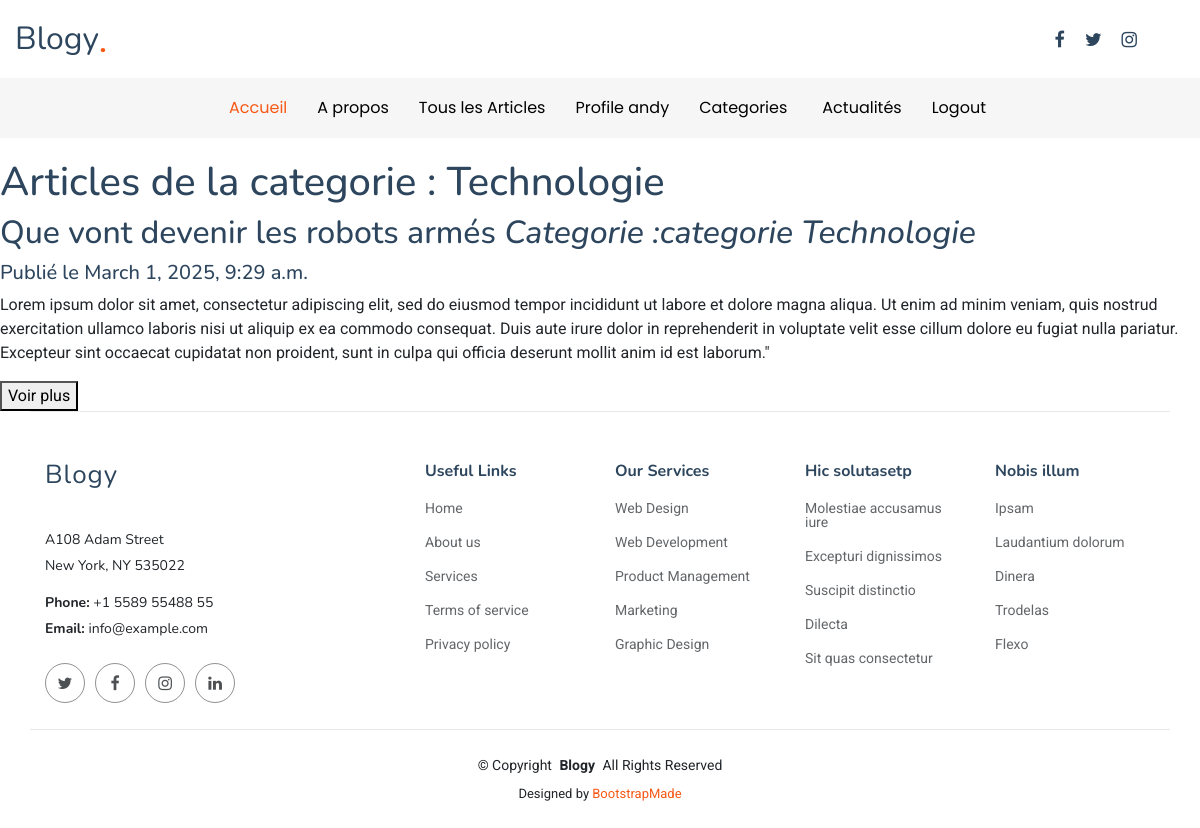
Page /category/Technologie (signed in) on the committed database.
### articles/models.py (models this page shows, shortened)
class Categorie(models.Model):
    nom = models.CharField(max_length=100)
    def __str__(self):
        return "categorie " + self.nom

class Article(models.Model):
    titre = models.CharField(max_length=255)
    contenu = models.TextField(null=True)
    date_publication = models.DateTimeField(auto_now_add=True)
    categorie = models.ForeignKey('Categorie',related_name='articles', on_delete=models.CASCADE)
    auteur = models.ForeignKey(User, on_delete = models.CASCADE)
    likes = models.ManyToManyField(User, related_name = 'liked_articles', blank=True)
    favoris = models.ManyToManyField(User, related_name = 'favorite_articles', blank=True)
    image = models.ImageField(upload_to='articles_images/', blank=True, null=True )

### articles/views.py (the view)
# urls.py: path('category/<str:nom>', category, name="category"),
def category(request, nom):
    categorie =  Categorie.objects.get(nom=nom)
    articles_categorie = categorie.articles.all()
    return render(request, 'category.html', {'categorie': categorie,
                                            'articles': articles_categorie})

### articles/context_processors.py (called while the page is built)
def categories(request):
    all_categories = Categorie.objects.all()
    return {'categories': all_categories}

### articles/templates/category.html (shortened to what this page needs)
{% extends 'base.html' %}
{% block content %}
    <h1>Articles de la categorie : {{ categorie.nom }} </h1>
    {% for post in articles %}
        <h2>{{ post.titre }} <i> Categorie :{{ post.categorie }}</i></h2>
        <h5>Publié le {{ post.date_publication}}</h5>
        <p>{{ post.contenu }}</p>
        <a href="{% url 'post_detail' 'article' post.id  %}"><button>Voir plus</button></a>
        <br>
    {% endfor %}
{% endblock%}

### articles/templates/navbar.html (shortened to what this page needs)
<header id="header" class="header position-relative">
    <div class="container-fluid container-xl position-relative">
      <div class="top-row d-flex align-items-center justify-content-between">
        <a href="{% url 'home' %}" class="logo d-flex align-items-end">
          <h1 class="sitename">Blogy</h1><span>.</span>
        </a>
        <div class="d-flex align-items-center">
          <div class="social-links">
            <a href="#" class="facebook"><i class="fa fa-facebook"></i></a>
            <a href="#" class="twitter"><i class="fa fa-twitter"></i></a>
            <a href="#" class="instagram"><i class="fa fa-instagram"></i></a>
          </div>
        </div>
      </div>
    </div>
    <div class="nav-wrap">
      <div class="container d-flex justify-content-center position-relative">
        <nav id="navmenu" class="navmenu">
          <ul>
            <li><a href="{% url 'home' %}" class="active">Accueil</a></li>
            <li><a href="{% url 'about' %}">A propos</a></li>
            {% if user.is_authenticated %}
            <li><a href="{% url 'posts' %}">Tous les Articles</a></li>
            <li><a href="">Profile {{user.username}}</a></li>
            <li class="dropdown"><a href="#"><span>Categories</span> </a>
            </li>
            <li><a href="{%url 'news' %}">Actualités</a></li>
            <li><a href="{%url 'logout' %}">Logout</a></li>
            {% else %}
            <li><a href="{%url 'login' %}">Login</a></li>
            <li><a href="{%url 'register' %}">Register</a></li>
            {% endif %}
          </ul>
        </nav>
      </div>
    </div>
  </header>

### articles/templates/base.html (style rules this page uses)
:root { --default-font: "Roboto", system-ui, -apple-system, "Segoe UI", Roboto, "Helvetica Neue", Arial, "Noto Sans", "Liberation Sans", sans-serif, "Apple Color Emoji", "Segoe UI Emoji", "Segoe UI Symbol", "Noto Color Emoji"; --heading-font: "Nunito", sans-serif; --nav-font: "Poppins", sans-serif; }
:root { --background-color: #ffffff; --default-color: #212529; --heading-color: #2d465e; --accent-color: #f75815; --surface-color: #ffffff; --contrast-color: #ffffff; }
:root { --nav-color: #000000; --nav-hover-color: #f75815; --nav-mobile-background-color: #ffffff; --nav-dropdown-background-color: #ffffff; --nav-dropdown-color: #212529; --nav-dropdown-hover-color: #f75815; }
:root { scroll-behavior: smooth; }
body { color: var(--default-color); background-color: var(--background-color); font-family: var(--default-font); }
a { color: var(--accent-color); text-decoration: none; transition: 0.3s; }
h1, h2, h3, h4, h5, h6 { color: var(--heading-color); font-family: var(--heading-font); }
.header { transition: all 0.5s; z-index: 997; padding: 20px 0; }
.header .top-row { padding-bottom: 10px; }
.header .top-row .logo { text-decoration: none; }
.header .top-row .logo .sitename { font-size: 32px; font-weight: 400; color: var(--heading-color); font-family: var(--heading-font); margin: 0; }
.header .top-row .logo span { color: var(--accent-color); font-size: 28px; font-weight: 700; line-height: 1.1; }
.header .social-links a { color: var(--heading-color); padding: 0 8px; display: inline-block; font-size: 18px; transition: 0.3s; }
@media (max-width: 1200px) { .header .social-links { padding-right: 40px; } }
.header .nav-wrap { background-color: color-mix(in srgb, var(--default-color), transparent 96%); margin-top: 10px; display: flex; justify-content: center; }
@media (min-width: 1200px) { .navmenu { padding: 0; } }
@media (min-width: 1200px) { .navmenu ul { margin: 0; padding: 0; display: flex; list-style: none; align-items: center; } }
@media (min-width: 1200px) { .navmenu li { position: relative; } }
@media (min-width: 1200px) { .navmenu a, .navmenu a:focus { color: var(--nav-color); padding: 18px 15px; font-size: 16px; font-family: var(--nav-font); font-weight: 400; display: flex; align-items: center; justify-content: space-between; white-space: nowrap; transition: 0.3s; } }
@media (min-width: 1200px) { .navmenu li:last-child a { padding-right: 0; } }
@media (min-width: 1200px) { .navmenu li:hover>a, .navmenu .active, .navmenu .active:focus { color: var(--nav-hover-color); } }

### rows in the picture
Categorie: nom "Technologie"
Article: titre "Que vont devenir les robots armés", categorie "categorie Technologie", date_publication "March 1, 2025, 9:29 a.m.", contenu "Lorem ipsum dolor sit amet, consectetur adipiscing elit, sed do eiusmod tempor incididunt ut labore et dolore magna aliqua. Ut enim ad minim veniam, quis nostrud exercitation ullamco laboris nisi ut aliquip ex ea commodo consequat. Duis aute irure dolor in reprehenderit in voluptate velit esse cillum dolore eu fugiat nulla pariatur. Excepteur sint occaecat cupidatat non proident, sunt in culpa qui officia deserunt mollit anim id est laborum.\""

### other values in the picture
{{ user.username }} "andy"
